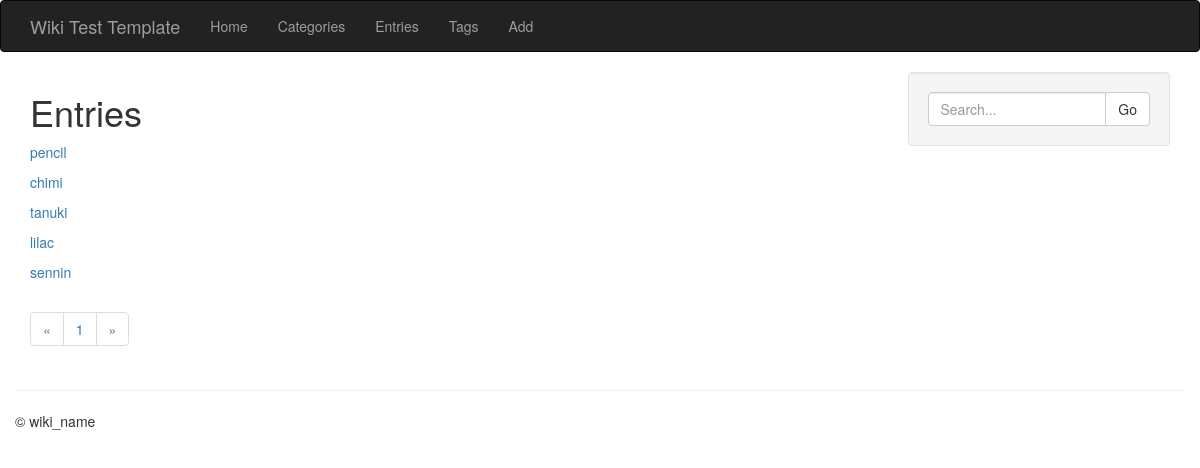
/entries/, run on an earlier commit of the app's database.
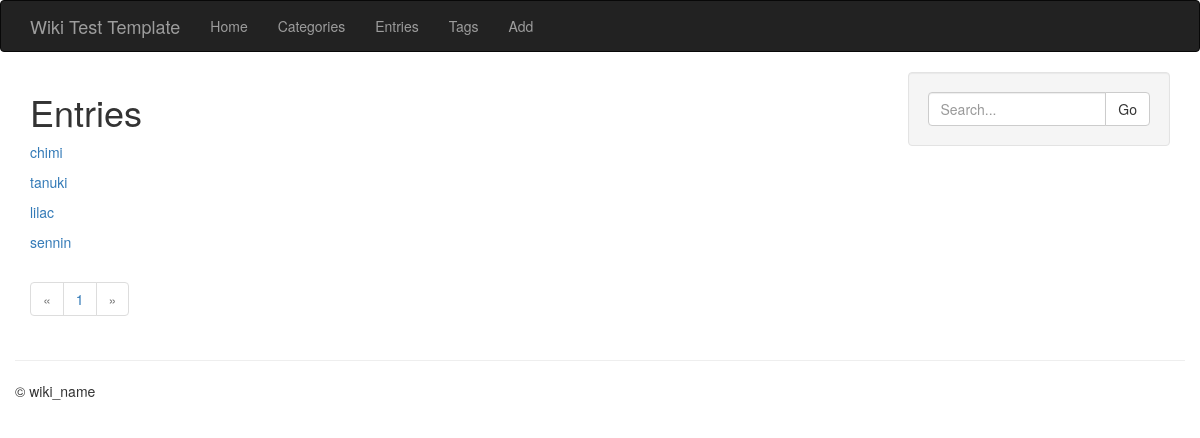
And on a later commit of the database.
### models.py (models this page shows, shortened)
class Entry(db.Model):
    STATUS_PUBLIC = 0
    STATUS_DRAFT = 1
    STATUS_DELETED = 2
    id = db.Column(db.Integer, primary_key=True)
    title = db.Column(db.String(100))
    slug = db.Column(db.String(100), unique=True)
    body = db.Column(db.Text)
    author = db.Column(db.String(100))
    status = db.Column(db.SmallInteger, default=STATUS_PUBLIC)
    created_timestamp = db.Column(db.DateTime, default = datetime.datetime.now)
    modified_timestamp = db.Column(db.DateTime,
    default = datetime.datetime.now,
    onupdate = datetime.datetime.now)
    tags = db.relationship('Tag', secondary = entry_tags,
            backref = db.backref('entries', lazy='dynamic'))
    categories = db.relationship('Category', secondary = entry_categories,
            backref = db.backref('entries', lazy='dynamic'))

### entries/blueprint.py (the view)
@entries.route('/')
def index():
    entries = Entry.query.order_by(Entry.created_timestamp.desc())
    return entry_list('entries/index.html', entries)

### helpers.py (called while the page is built)
def object_list(template_name, query, paginate_by=5, **context):
    page = request.args.get('page')
    if page and page.isdigit():
        page = int(page)
    else:
        page = 1
    object_list = query.paginate(page, paginate_by)
    return render_template(template_name, object_list=object_list, **context)

def entry_list(template, query, **context):
    valid_statuses = (Entry.STATUS_PUBLIC, Entry.STATUS_DRAFT)
    query = query.filter(Entry.status.in_(valid_statuses))
    if request.args.get('q'):
        search = request.args['q']
        query = query.filter(
            (Entry.body.contains(search)) | (Entry.title.contains(search)))
    return object_list(template, query, **context)

### entries/templates/entries/index.html (shortened to what this page needs)
{% extends "entries/base_entries.html" %}
{% block content_title %}Entries{% endblock %}

### templates/includes/list.html
{% for entry in object_list.items %}
    <p><a href="{{ url_for('entries.detail', slug=entry.slug) }}">{{ entry.title }}</a></p>
{% endfor %}

What changed in the data, as far as the page shows it:
no longer on this page (row edited): Entry: title "pencil"
